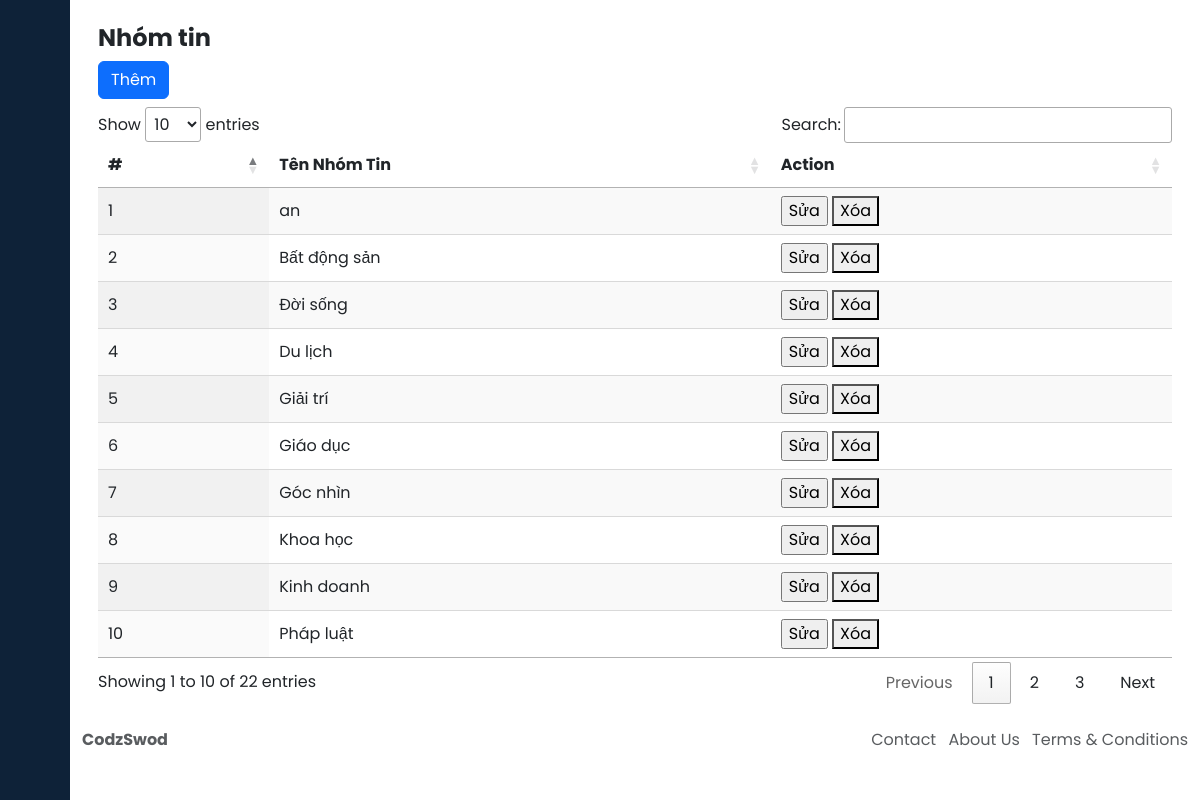
/admin/admin.php?admin=nhomtin (signed in), run on the app's committed database.
### tables this page shows
CREATE TABLE IF NOT EXISTS `nhom_tin` (
  `id_nhomtin` varchar(50) NOT NULL,
  `ten_nhomtin` varchar(255) NOT NULL,
  `trangthai` varchar(255) NOT NULL,
  PRIMARY KEY (`id_nhomtin`),
  UNIQUE KEY `id_nhomtin` (`id_nhomtin`),
  KEY `id_nhomtin_2` (`id_nhomtin`)
);

### admin/view/nhom_tin_view.php (the view, shortened to what this page needs)
<!DOCTYPE html>
<html>
<head>
    <link href="https://cdn.lineicons.com/4.0/lineicons.css" rel="stylesheet" />
    <link href="https://cdn.jsdelivr.net/npm/bootstrap@5.3.2/dist/css/bootstrap.min.css" rel="stylesheet"
>
    <link rel="stylesheet" href="./css/style.css">
    <link rel="stylesheet" type="text/css" href="https://cdn.datatables.net/1.10.24/css/jquery.dataTables.css">
</head>
<?php
include_once ("../include/connect.php");
$hienthi = $dbh->query("SELECT * FROM nhom_tin");
$hienthi->fetch(PDO::FETCH_ASSOC);
?>
<body>
    <div class="wrapper">
        <?php
        include_once ("./home_include/sidebar.php");
        ?>
        <div class="main">
            <main class="content px-3 py-4">
                <div class="container-fluid">
                    <div class="mb">
                        <h3 class="fw-bold fs-4 mb-2">Nhóm tin</h3>
                        <div class="mb-2">
                        <?php
                         include("nhomtin/modal_them_nhomtin.php")
                        ?>
                        </div>
                        <table id="example" class="display" style="width:100%">
                            <thead>
                                <tr>
                                    <th>#</th>
                                    <th>Tên Nhóm Tin</th>
                                    <th>Action</th>
                                </tr>
                            </thead>
                            <tbody>
                                <?php
                                $id = 1;
                                $stt = 0;
                                foreach ($hienthi as $row) {
                                    ?>
                                    <tr>
                                        <td><?php echo $stt += $id; ?></td>
                                        <td><?php echo $row['ten_nhomtin']; ?> </td>
                                        <td>
                                            <a href="nhomtin/sua_nhomtin.php?id_nhomtin=<?php echo $row['id_nhomtin'] ?>">
                                                <input type="button" value="Sửa" />
                                            </a>
                                            <Button onclick="confirmDelete('<?php echo $row['id_nhomtin'] ?>')">Xóa</Button>
                                        </td>
                                    </tr>
                                <?php }
                                ?>
                            </tbody>
                        </table>
                    </div>
                </div>
            </main>
            <footer class="footer">
                <div class="container-fluid">
                    <div class="row text-body-secondary">
                        <div class="col-6 text-start ">
                            <a class="text-body-secondary" href=" #">
                                <strong>CodzSwod</strong>
                            </a>
                        </div>
                        <div class="col-6 text-end text-body-secondary d-none d-md-block">
                            <ul class="list-inline mb-0">
                                <li class="list-inline-item">
                                    <a class="text-body-secondary" href="#">Contact</a>
                                </li>
                                <li class="list-inline-item">
                                    <a class="text-body-secondary" href="#">About Us</a>
                                </li>
                                <li class="list-inline-item">
                                    <a class="text-body-secondary" href="#">Terms & Conditions</a>
                                </li>
                            </ul>
                        </div>
                    </div>
                </div>
            </footer>
        </div>
    </div>
</body>
</html>

### admin/admin.php (shortened to what this page needs)
<!DOCTYPE html>
<html>
<head>
    <link href="https://cdn.lineicons.com/4.0/lineicons.css" rel="stylesheet" />
    <link href="https://cdn.jsdelivr.net/npm/bootstrap@5.3.2/dist/css/bootstrap.min.css" rel="stylesheet"
>
    <link rel="stylesheet" href="./css/style.css">
</head>
<body>
    <div id="center-content">
        <?php
        include ("content_admin.php");
        ?>
    </div>
</body>
</html>

### admin/content_admin.php (shortened to what this page needs)
<?php
if (isset($_GET['admin']))
	switch ($_GET['admin']) {
		case 'nhomtin':
			include("view/nhom_tin_view.php");
			break;
	}
else {
	header("location:index.php");
}
?>

### admin/home_include/sidebar.php (shortened to what this page needs)
<aside id="sidebar">
    <div class="d-flex">
        <button class="toggle-btn" type="button">
        </button>
    </div>
    <ul class="sidebar-nav">
        <li class="sidebar-item">
            <a href="/WebTinTuc/admin/admin.php" class="sidebar-link">
            </a>
        </li>
        <li class="sidebar-item">
            <a href="/WebTinTuc/admin/admin.php?admin=nhomtin" class="sidebar-link">
            </a>
        </li>
        <li class="sidebar-item">
            <a href="/WebTinTuc/admin/admin.php?admin=loaitin" class="sidebar-link">
            </a>
        </li>
        <li class="sidebar-item">
            <a href="/WebTinTuc/admin/admin.php?admin=tintuc" class="sidebar-link">
            </a>
        </li>
        <li class="sidebar-item">
            <a href="/WebTinTuc/admin/admin.php?admin=binhluan" class="sidebar-link">
            </a>
        </li>
        <li class="sidebar-item">
            <a href="../admin/admin.php?admin=taikhoan" class="sidebar-link">
            </a>
        </li>
        <li class="sidebar-item">
            <a href="#" class="sidebar-link">
            </a>
        </li>
    </ul>
    <div class="sidebar-footer">
        <a href="#" class="sidebar-link">
        </a>
    </div>
</aside>

### admin/nhomtin/modal_them_nhomtin.php (shortened to what this page needs)
<div class="button-add-student">
    <button type="button" class="btn btn-primary" data-bs-toggle="modal" data-bs-target="#exampleModal"
        data-bs-whatever="@mdo">Thêm</button>
</div>

### admin/css/style.css (style rules this page uses)
a { text-decoration: none; }
li { list-style: none; }
body { font-family: 'Poppins', sans-serif; }
.wrapper { display: flex; }
.main { display: flex; flex-direction: column; min-height: 100vh; width: 100%; overflow: hidden; transition: all 0.35s ease-in-out; background-color: #fff; min-width: 0; }
#sidebar { width: 70px; min-width: 70px; z-index: 1000; transition: all .25s ease-in-out; background-color: #0e2238; display: flex; flex-direction: column; }
.toggle-btn { background-color: transparent; cursor: pointer; border: 0; padding: 1rem 1.5rem; }
.sidebar-nav { padding: 2rem 0; flex: 1 1 auto; }
a.sidebar-link { padding: .625rem 1.625rem; color: #FFF; display: block; font-size: 0.9rem; white-space: nowrap; border-left: 3px solid transparent; }
.sidebar-item { position: relative; }

### data on the page
nhom_tin: id "1", ten_nhomtin "an"
nhom_tin: id "2", ten_nhomtin "Bất động sản"
nhom_tin: id "3", ten_nhomtin "Đời sống"
nhom_tin: id "4", ten_nhomtin "Du lịch"
nhom_tin: id "5", ten_nhomtin "Giải trí"
nhom_tin: id "6", ten_nhomtin "Giáo dục"
nhom_tin: id "7", ten_nhomtin "Góc nhìn"
nhom_tin: id "8", ten_nhomtin "Khoa học"
nhom_tin: id "9", ten_nhomtin "Kinh doanh"
nhom_tin: id "10", ten_nhomtin "Pháp luật"
